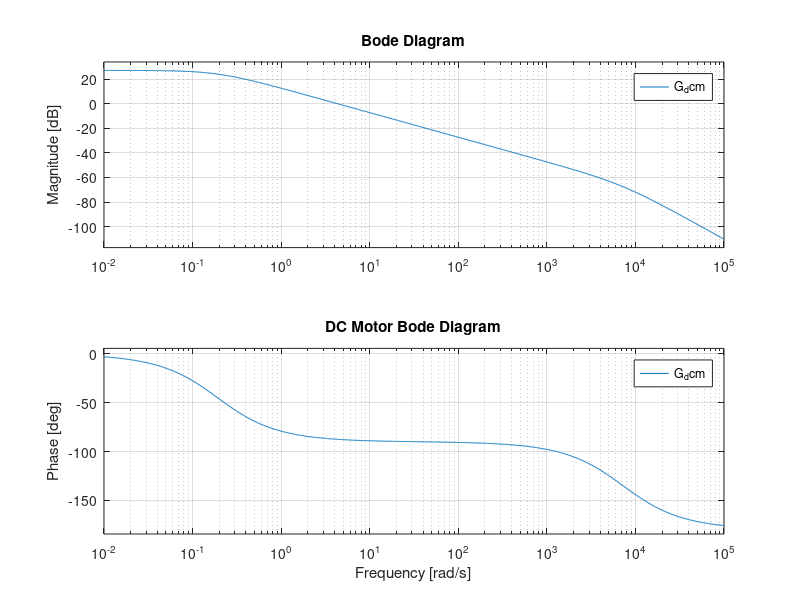

The MATLAB script that drew this image: (Note: this script raises an error after producing the figure.)
%%  ROTATIONAL INVERTED PENDULUM %%
close all
clear all
clc

% PARAMETERS %% 

% Rod %
mr = 0.095 ;    % kg
Lr = 0.085 ;    % m
% Ir = (mr*Lr^2)/3 ; % = 2.2879e-04 kg*m^2 using Huyhens-Steiner
Ir = 9.6e-5; % = from estimation
% Pendulum %
mp = 0.024 ;    % kg
Lp = 0.129 ;    % m 
Ip = (mp*Lp^2)/12 ; % = 3.3282e-05 kg*m^2 wrt the COG
% Ip = 2.4573e-5; % from Renzo estimator
% alfa = 1.46e-5 ;    % renzo estimation
% alfa = 1.247559e-6 ;  % from my estimation
% alfa = 1.46e-5 ; % from renzo estimator
alfa = 1e-5 ;   % a compromise, just take into account that the damping is more linear than exp below 10 deg
% alfa = 0 ;  % for robustness test
% gravity acc %
g0 = 9.81 ; % m/s^2



% MotorDC %
J = 4e-6 ;  % kg*m^2
J_hub = 0.6e-6 ;
Ra = 8.4 ;  % ohm
La = 1.16e-3 ;  % H
%beta = (J+J_hub)/19e-3 ; % 1st estimation from tau_mecc = 19ms
beta = 1.295e-5 ; % estimation from theta_inf and DC gain of the CL plant, but it changing w/ the speed
% beta = 0 ;  % for robustness test
K = 42e-3 ;     % N*m/A

a = (Ra*beta)+K^2 ;
num_dcm = K/a ;
den_dcm = [La^2/a La*(Ra+beta)/a 1] ;
G_dcm = tf(num_dcm, den_dcm) ;

figure
bode(G_dcm)
title("DC Motor Bode Diagram")
disp("DC Syst poles and dcgain")
pole(G_dcm)
dcgain(G_dcm)

Ir_tot = Ir+J+J_hub ;
Ip_tot = (mp*(Lp/2)^2)+Ip ;

% Disturbance on theta
Ld = 0.40*Lr ;  % we assume that the cable disturbance is acting in the position where it is attached along the rod

% Initial state
theta_init = 0 ;
theta_dot_init = 0 ;
phi_init = 0 ;
phi_dot_init = 0 ;


%% DYN MODEL B,C,g (EULERO-LAGRANGE METHOD) %%
syms theta theta_dot theta_ddot phi phi_dot phi_ddot Va
% phi = pendulum angle
% theta = rod angle
% NT: the phi starts at the lower side and >0 C.C.W. and theta is >0 C.W.

% (BUT! in the physical model the phi and theta are measured in different
% way so pay attention on the reference vauels for them !!!)

H = [(mp*(Lr^2+((Lp/2)^2*(sin(phi))^2)))+Ir_tot            -mp*Lr*Lp*cos(phi)/2;
                     -mp*Lr*Lp*cos(phi)/2                              (mp*(Lp/2)^2)+Ip] ;

Q = [mp*(Lp/2)^2*sin(phi)*cos(phi)*phi_dot+beta                      (mp*(Lp/2)^2*sin(phi)*cos(phi)*theta_dot)-(mp*Lr*(Lp/2)*sin(phi)*phi_dot);
     -mp*(Lp/2)^2*sin(phi)*cos(phi)*theta_dot                                                   alfa                                   ] ;

g = [           0     ;
     mp*g0*(Lp/2)*sin(phi)] ;

Te = ((K/Ra)*Va)-((K^2/Ra)*theta_dot) ;

tau = [Te;
       0 ] ;
% the modeling of the cable disturbance is more effective in the Simulink model where we can use directly the angles at each time                                    
kt = 0.035 ;    % elastic coeff                   
kc = 10e-3 ;    % damping coeff
Tr_theta = ((kt*theta)+(kc*theta_dot))*Ld ;     % torque acting on the rod due to the sensor cable

q_ddot = H\[tau - Q*[theta_dot phi_dot]' - g - 0*[Tr_theta 0]'] ;

% we are not considering the the model of the Disturbance here, that's why
% the moltiplication w\ 0, since the various control we implemented are
% quite robust to it and we also aimed not to complicate the Model

% SS Reppr %
% we just rewrite the equation in a State-Space form, a more familiar
% notation
syms x1 x2 x3 x4 x
syst = subs(q_ddot, [theta theta_dot phi phi_dot], [x1 x2 x3 x4]);

dx1 = x2 ;
dx2 = syst(1) ;
dx3 = x4 ;
dx4 = syst(2) ;

dx = [dx1 dx2 dx3 dx4]' ;

% Equilibria phi_bar = 0 deg %%

equilibrium = [0 == dx] ;
% Operating Points
Va_bar = 0 ;
% x1_bar = 0 ;
x2_bar = 0 ;
% x3_bar = 0 ;    % phi_bar 
x4_bar = 0 ;

systeqs = subs(equilibrium, [x2 x4 Va], [x2_bar x4_bar Va_bar]) ;
sol = solve(systeqs, [x1 x3]) ;
x1_bar = double(sol.x1) ;   % equilibrium for theta: 0+2k*pi for k=0
x3_bar = double(sol.x3) ;   % equilibrium for phi: 0+k*pi for k=0,1

%% LINEARIZATION USING diff() at phi = 0° %%
% just rewrite the equilibrium values
% Operating Points
x3_bar = 0 ;    % phi_bar = 0°

A11 = diff(dx1, x1) ;
A12 = diff(dx1, x2) ;
A13 = diff(dx1, x3) ;
A14 = diff(dx1, x4) ;

A21 = diff(dx2, x1) ;
A22 = diff(dx2, x2) ;
A23 = diff(dx2, x3) ;
A24 = diff(dx2, x4) ;

A31 = diff(dx3, x1) ;
A32 = diff(dx3, x2) ;
A33 = diff(dx3, x3) ;
A34 = diff(dx3, x4) ;

A41 = diff(dx4, x1) ;
A42 = diff(dx4, x2) ;
A43 = diff(dx4, x3) ;
A44 = diff(dx4, x4) ;

A = subs([A11 A12 A13 A14;
     A21 A22 A23 A24;
     A31 A32 A33 A34;
     A41 A42 A43 A44], [x1 x2 x3 x4 Va], [x1_bar x2_bar x3_bar x4_bar Va_bar]) ;

B = subs([   diff(dx1, Va);
        diff(dx2, Va);
        diff(dx3, Va);
        diff(dx4, Va)], [x1 x2 x3 x4 Va], [x1_bar x2_bar x3_bar x4_bar Va_bar]) ;

C = [1 0 0 0;       % y = [theta phi]' 
     0 0 1 0] ;

D = [0;
     0] ;
% TF of the Linearized Syst from the evaluated Matrices %%

% !!! Make sure to execute the 'vpa()' funct in orde to have the result,
% otherwise there will be a problem executing other operation with the 
% Matrices !!!
% it will provide the Matrices with the proper results value and not
% operation 
%A = vpa(A, 6) ;
%B = vpa(B, 6) ;

% or use double
A = double(A) ;
B = double(B) ;
G_ol = tf(ss(A, B, C, D)) 
figure
bode(G_ol)
title("System's Bode Diagram (down position)")
disp("gain margin, phase margin, phase crossover frequency, cut-off frequency of the theta tf:")
[Gm,Pm,Wcg,Wcp] = margin(G_ol(1))

disp("System poles (down position):")
eig(A)
disp("System zeros of theta tf (down position):")
tzero(G_ol(1))
disp("System zeros of phi tf (down position):")
tzero(G_ol(2))

%% LINEARIZATION USING diff() at phi = 180°%%
% Operating Point
Va_bar_uns = Va ;
x1_bar_uns = x1_bar ;
x2_bar_uns = x2_bar ;
x3_bar_uns = pi ;    % phi_bar = 180°
x4_bar_uns = x4_bar ;

A11 = diff(dx1, x1) ;
A12 = diff(dx1, x2) ;
A13 = diff(dx1, x3) ;
A14 = diff(dx1, x4) ;

A21 = diff(dx2, x1) ;
A22 = diff(dx2, x2) ;
A23 = diff(dx2, x3) ;
A24 = diff(dx2, x4) ;

A31 = diff(dx3, x1) ;
A32 = diff(dx3, x2) ;
A33 = diff(dx3, x3) ;
A34 = diff(dx3, x4) ;

A41 = diff(dx4, x1) ;
A42 = diff(dx4, x2) ;
A43 = diff(dx4, x3) ;
A44 = diff(dx4, x4) ;

A_uns = subs([A11 A12 A13 A14;
     A21 A22 A23 A24;
     A31 A32 A33 A34;
     A41 A42 A43 A44], [x1 x2 x3 x4 Va], [x1_bar_uns x2_bar_uns x3_bar_uns x4_bar_uns Va_bar_uns]) ;

B_uns = subs([   diff(dx1, Va);
        diff(dx2, Va);
        diff(dx3, Va);
        diff(dx4, Va)], [x1 x2 x3 x4 Va], [x1_bar_uns x2_bar_uns x3_bar_uns x4_bar_uns Va_bar_uns]) ;

C_uns = [1 0 0 0;       % y = [theta phi]' 
     0 0 1 0] ;

D_uns = [0;
     0] ;
% TF of the Linearized Syst from the evaluated Matrices %%

% !!! Make sure to execute the 'vpa()' funct in orde to have the result,
% otherwise there will be a problem executing other operation with the 
% Matrices !!!
% it will provide the Matrices with the proper results value and not
% operation 
%A = vpa(A, 6) ;
%B = vpa(B, 6) ;

% or use double
A_uns = double(A_uns) ;
B_uns = double(B_uns) ;
G_ol_uns = tf(ss(A_uns, B_uns, C_uns, D_uns)) 
figure
bode(G_ol_uns)
title("System's Bode Diagram (up position)")
disp("gain margin, phase margin, phase crossover frequency, cut-off frequency of the theta tf:")
[Gm_uns,Pm_uns,Wcg_uns,Wcp_uns] = margin(G_ol_uns(1))
disp("System poles (up position):")
eig(A_uns)
disp("System zeros of theta tf (up position):")
tzero(G_ol_uns(1))
disp("System zeros of phi tf (up position):")
tzero(G_ol_uns(2))

%% regolatore theta at phi = 0 %%
% using pidtuneOptions
close all

G_ol(1)
disp("Va to theta TF poles:")
pole(G_ol(1))   % see how many unstable poles
% see the model Properties of the G_ol(1) si extract the num and den for
% Simulink block
num_theta = cell2mat(G_ol.Numerator(1,1))
den_theta = cell2mat(G_ol.Denominator(1,1))

opts = pidtuneOptions('PhaseMargin', 60, 'DesignFocus', 'reference-tracking') ;
R_theta = pidtune(G_ol(1), 'PID', 100 , opts) 
L_theta = R_theta*G_ol(1);
figure
bode(L_theta)
title("Bode diagram of L")

figure
%step(L_theta/(1+L_theta))
step(feedback(R_theta*G_ol(1), 1))  % compact form
title("Step Response for theta")

Kp_theta = R_theta.Kp ;
Ki_theta = R_theta.Ki ;
Kd_theta = R_theta.Kd ;

disp("Closed Syst poles of theta Loop")
pole(L_theta/(1+L_theta))

%% regolatore theta at phi = 180 %%
% using pidtuneOptions
G_ol_uns(1)
disp("Va to theta TF poles:")
pole(G_ol_uns(1))   % see how many unstable poles
% see the model Properties of the G_ol_uns(1) si extract the num and den for
% Simulink block
num_theta_uns = cell2mat(G_ol_uns.Numerator(1,1))
den_theta_uns = cell2mat(G_ol_uns.Denominator(1,1))

opts = pidtuneOptions('PhaseMargin', 60, 'DesignFocus', 'reference-tracking') ;
R_theta_uns = pidtune(G_ol_uns(1), 'PID', 10 , opts) 
L_theta_uns = R_theta_uns*G_ol_uns(1);

figure
%step(L_uns/(1+L_uns))
step(feedback(R_theta_uns*G_ol_uns(1), 1))  % compact form

Kp_theta_uns = R_theta_uns.Kp ;
Ki_theta_uns = R_theta_uns.Ki ;
Kd_theta_uns = R_theta_uns.Kd ;

disp("Closed Syst poles of theta Loop")
pole(L_theta_uns/(1+L_theta_uns))

%% regolatore theta from scratch/trial & error %%
%   phi = 0°   %
close all

G_ol(1)
disp("Va to theta TF poles:")
pole(G_ol(1))   % see how many unstable poles

% see the model Properties of the G_ol(1) si extract the num and den for
% Simulink block
num_theta = cell2mat(G_ol.Numerator(1,1))
den_theta = cell2mat(G_ol.Denominator(1,1))

% Filtered Derivative PID
% Kp_theta = 30 ;
% Ki_theta = 0 ;
% Kd_theta = 5 ;
% N_theta = 1000 ;   % where the D action is filtered

Kp_theta = 0.9 ;
Ki_theta = 0 ;
Kd_theta = 0.25 ;
N_theta = 100 ;   % where the D action is filtered

s = tf('s') ;
R_theta = Kp_theta + (Ki_theta/s) + (Kd_theta*N_theta/(1+(N_theta/s))) ;
figure
bode(R_theta)
title("Bode Diagram of the obtained Reg")
L_theta = R_theta*G_ol(1);

figure
bode(L_theta)
title("Bode diagram of the Loop tf")

figure
%step(L/(1+L))
step(feedback(R_theta*G_ol(1), 1))  % compact form

disp("closed loop poles:")
pole(L_theta/(1+L_theta))

%% regolatore theta from scratch/trial & error %%
%   phi = 180°   %
close all
G_ol_uns(1)
disp("Va to theta TF poles:")
pole(G_ol_uns(1))   % see how many unstable poles

% see the model Properties of the G_ol(1) si extract the num and den for
% Simulink block
num_theta = cell2mat(G_ol_uns.Numerator(1,1))
den_theta = cell2mat(G_ol_uns.Denominator(1,1))

% Filtered Derivative PID
% Kp_theta = 10 ;
% Ki_theta = 0 ;
% Kd_theta = 2 ;
% N_theta = 1000 ;   % where the D action is filtered

Kp_theta = 5 ;
Ki_theta = 0;
Kd_theta = 2 ;
N_theta = 1000 ;   % where the D action is filtered
% conclusion: it might impossible to stabilize usign PID

s = tf('s') ;
R_theta = Kp_theta + (Ki_theta/s) + (Kd_theta*N_theta/(1+(N_theta/s))) ;
figure
bode(R_theta)
title("Bode Diagram of the obtained Reg")
L_theta_uns = R_theta*G_ol_uns(1);
figure
bode(L_theta)
title("Bode diagram of the Loop tf")

figure
%step(L_theta_uns/(1+L_theta_uns))
step(feedback(R_theta*G_ol_uns(1), 1))  % compact form

disp("closed loop poles:")
pole(L_theta_uns/(1+L_theta_uns))

%% Regolatore phi at phi = 0° %%
% using pidtuneOptions
close all

G_t2p = G_ol(2) / G_ol(1)
figure
bode(G_t2p)
title("Bode Diagram of theta to phi tf")
num_phi = cell2mat(G_t2p.Numerator)
den_phi = cell2mat(G_t2p.Denominator)
disp("theta to phi tf poles:")
pole(G_t2p)     %see the poles

opts = pidtuneOptions('PhaseMargin',60 , 'DesignFocus', 'disturbance-rejection') ;
R_phi = pidtune(G_t2p, 'PID', 20, opts)
figure
bode(R_phi)
title("Bode Diagram of the obtained Reg")

figure
step(feedback(R_phi*G_t2p, 1))

figure
bode (R_phi*G_t2p)
title("Bode Diagram of the Loop tf")

Kp_phi = R_phi.Kp ;
Ki_phi = R_phi.Ki ;
Kd_phi = R_phi.Kd ;

disp("closed loop poles:")
pole(feedback(R_phi*G_t2p,1))

%% Regolatore phi from scratch/trial & error %%
%   phi = 0°   %
close all
G_t2p = G_ol(2) / G_ol(1)
figure
bode(G_t2p)
title("Bode Diagram of theta to phi tf")
num_phi = cell2mat(G_t2p.Numerator)
den_phi = cell2mat(G_t2p.Denominator)
disp("theta to phi tf poles:")
pole(G_t2p)     %see the poles

% Kp_phi = 0.1 ;
% Ki_phi = 6 ;
% Kd_phi = 0 ;
% 
% N_phi = 1000 ;   % where the D action is filtered

Kp_phi = 0 ;
Ki_phi = 7 ;
Kd_phi = 0 ;

N_phi = 100 ;   % where the D action is filtered

s = tf('s') ;
R_phi = Kp_phi + (Ki_phi/s) + (Kd_phi*N_phi/(1+(N_phi/s))) ;
figure
bode(R_phi)
title("Bode Diagram of the obtained Reg")

figure
step(feedback(R_phi*G_t2p, 1))

disp("closed loop poles:")
pole(feedback(R_phi*G_t2p,1))

%% Regolatore phi from scratch/trial & error %%
%   phi = 180°   %
close all
G_t2p_uns = G_ol_uns(2) / G_ol_uns(1)
figure
bode(G_t2p_uns)
title("Bode Diagram of theta to phi tf")
num_phi = cell2mat(G_t2p_uns.Numerator)
den_phi = cell2mat(G_t2p_uns.Denominator)
disp("theta to phi tf poles:")
pole(G_t2p_uns)     %see the poles

% Kp_phi = 100 ;
% Ki_phi = 0 ;
% Kd_phi = 20 ;

Kp_phi = 90 ;
Ki_phi = 50 ;
Kd_phi = 60 ;

N_phi = 1000 ;   % where the D action is filtered
s = tf('s') ;
R_phi = Kp_phi + (Ki_phi/s) + (Kd_phi*(N_phi/(1+(N_phi/s)))) ;
figure
bode(R_phi)
title("Bode Diagram of the obtained Reg")

figure
step(feedback(R_phi*G_t2p_uns, 1))

disp("closed loop poles:")
pole(feedback(R_phi*G_t2p_uns,1))

%% Pole Placement in phi == 0 %%
close all
rank(ctrb(A,B))     % == 4 so OK!

% Desired poles
P = [-5 -50 -70 -80] ;  % veloce 0.8s
% P = [-1 -1.2 -10 -20] ;     % phi is quick responsive, theta is sless but phi is mantained at 0
K_pp = place(A,B,P) ;
disp("desired poles:")
eig(A-B*K_pp)

syst_cl = tf(ss(A-B*K_pp,B,C,D))
figure
step(syst_cl)

figure
bode(syst_cl)
title("Bode Diagram of the stabilized syst at 0°")

% in case you wanna fix the zeros
s = tf('s') ;
R = ((abs(0.0376-10.6803i))^2/dcgain(syst_cl(1))) / ((s+0.0376-10.6803i)*(s+0.0376+10.6803i)) ;
figure
bode(R*syst_cl)
title("Bode Diagram of the stabilized syst w/ the zeros removed")

%% %% Pole Placement in phi_bar == 180 %%
close all
disp("Controllability condition")
rank(ctrb(A_uns,B_uns))     % == 4 so OK!

% Desired poles
% P = [-1 -10 -30 -50] ;
% P = [-5 -50 -70 -80] ;
% P_uns = [-0.8 -0.9 -30 -120] ;    % last tried in lab 6/05
P_uns = [-5 -5.2 -15 -120] ;        % try this one, it should be faster, maybe aggressive

K_pp_uns = place(A_uns,B_uns,P_uns) ;
disp("desired poles:")
eig(A_uns-B_uns*K_pp_uns)

syst_cl_uns = tf(ss(A_uns-B_uns*K_pp_uns,B_uns,C_uns,D_uns))
figure
step(syst_cl_uns)

figure
bode(syst_cl)
title("Bode Diagram of the stabilized syst at 180°")

%% KALMAN FILTER - State Observer 0°
close all
% for the estimation of phi_dot (theta_dot is given by encoder)
%similar procedure of pole placement to find L
%use this also to observe if using the Derivative block for theta_dot is
%not too different than using the Tachometer

%high q == fast observer, fast to reach the ref, but w/ some osc
%small q == slow to reach the ref, but small osc
% r == VAR of the Measurements
%high r == not reliable measurement
%small r == reliable measurment
% Q_tilde > R_tilde == Fast Observer
Q_tilde = zeros(4) ;
Q_tilde(1,1) = 0.1 ;   % variance of the estimated theta
Q_tilde(2,2) = 1 ;   % // theta_dot
Q_tilde(3,3) = 0.1 ;   % // phi
Q_tilde(4,4) = 1 ;   % // phi_dot

R_tilde = zeros(2,2) ;    % R(p,p)
R_tilde(1,1) = 0.001 ;   % measurments are reliable
R_tilde(2,2) = 0.001 ;

Bq = sqrt(Q_tilde) ;

disp("Observability condition")
rank(obsv(A,C))         %check on the observability

L_kf = lqr(A',C',Q_tilde,R_tilde)' ;
st_obs_lqr_syst = tf(ss(A-L_kf*C,[B-L_kf*D L_kf],eye(4),zeros(4,3))) ;
figure
step(st_obs_lqr_syst)
disp("Kalman Filter poles:")
pole(st_obs_lqr_syst)

%% KALMAN FILTER - State Observer 180°
close all
% for the estimation of phi_dot (theta_dot is given by encoder)
%analog procedure of pole placement to find L
%use this also to observe if using the Derivative block for theta_dot is
%not too different than using the Tachometer

%high q == fast observer, fast to reach the ref, but w/ some osc
%small q == slow to reach the ref, but small osc
% r == VAR of the Measurements
%high r == not reliable measurement
%small r == reliable measurment
% Q_tilde > R_tilde == Fast Observer
Q_tilde_uns = zeros(4) ;
Q_tilde_uns(1,1) = 0.1 ;   % variance of the estimated theta
Q_tilde_uns(2,2) = 10 ;   % // theta_dot
Q_tilde_uns(3,3) = 0.1 ;   % // phi
Q_tilde_uns(4,4) = 10 ;   % // phi_dot

R_tilde_uns = zeros(2,2) ;    % R(p,p)
R_tilde_uns(1,1) = 0.001 ;   % measurments are reliable
R_tilde_uns(2,2) = 0.001 ;

Bq_uns = sqrt(Q_tilde_uns) ;

disp("Observability condition")
rank(obsv(A_uns,C_uns))         %check on the observability

L_kf_uns = lqr(A_uns',C_uns',Q_tilde_uns,R_tilde_uns)'
st_obs_lqr_syst_uns = tf(ss(A_uns-L_kf_uns*C_uns,[B_uns-L_kf_uns*D_uns L_kf_uns],eye(4),zeros(4,3))) ;
figure
step(st_obs_lqr_syst_uns)
disp("Kalman Filter poles:")
pole(st_obs_lqr_syst_uns)


%% STATE OBSERVER w/ POLE PLACEMENT 0° %%
close all
disp("Observability condition")
rank(obsv(A,C))  
P_obsv = [-200 -300 -400 -500] ;
L_pp = place(A',C',P_obsv)' ;
disp("desired State Observer poles:")
eig(A-L_pp*C)

st_obs_pp_syst = tf(ss(A-L_pp*C,[B-L_pp*D L_pp],eye(4),zeros(4,3)))
figure
step(st_obs_pp_syst)


%% STATE OBSERVER w/ POLE PLACEMENT 180° %%
close all
disp("Observability condition")
rank(obsv(A,C))  
P_obsv_uns = [-200 -300 -400 -500] ;
L_pp_uns = place(A_uns',C_uns',P_obsv_uns)' ;
disp("desired State Observer poles:")
eig(A_uns-L_pp_uns*C_uns)

st_obs_pp_syst_uns = tf(ss(A_uns-L_pp_uns*C_uns,[B_uns-L_pp_uns*D_uns L_pp_uns],eye(4),zeros(4,3)))
figure
step(st_obs_pp_syst_uns)

%% LQR at phi = 0 deg %%
close all
Q = zeros(4) ;
Q(1,1) = 100 ;   % q for theta
Q(2,2) = 1 ;   % q for theta_dot
Q(3,3) = 100 ;   % q for phi
Q(4,4) = 1 ;   % q for phi_dot
% NT: if you want theta to go to zero q must be = to the q for phi

R = 0.01;
Cq = sqrt(Q) ;

disp("Controllability and Observability Condition")
rank(ctrb(A,B))     % == 4 so OK!
rank(obsv(A,Cq))    % == 4 so ok!

[K_lq S P] = lqr(A,B,Q,R) ;

cl_lq = tf(ss(A-B*K_lq,B,C,D))
disp("LQR poles:")
eig(A-B*K_lq)
figure
step(cl_lq)

figure
bode(cl_lq)
title("Bode Diagram of the stabilized syst w/ LQR")

%% LQR at phi = 180 deg %%
close all
Q_uns = zeros(4) ;
% 1st conig, nice and smooth
Q_uns(1,1) = 10 ;   % q for theta
Q_uns(2,2) = 1 ;   % q for theta_dot
Q_uns(3,3) = 10 ;   % q for phi
Q_uns(4,4) = 10 ;   % q for phi_dot
% NT: if you want theta to go to zero q must be at least = to the q for
% phi

% Q_uns(1,1) = 100 ;   % q for theta
% Q_uns(2,2) = 1 ;   % q for theta_dot
% Q_uns(3,3) = 100 ;   % q for phi
% Q_uns(4,4) = 1 ;   % q for phi_dot

R_uns = 1 ;
% R_uns = 10 ;    % for the SW-up
Cq_uns = sqrt(Q_uns) ;

disp("Controllability and Observability Condition")
rank(ctrb(A_uns,B_uns))     % == 4 so OK!
rank(obsv(A_uns,Cq_uns))    % == 4 so ok!

[K_lq_uns S P] = lqr(A_uns,B_uns,Q_uns,R_uns) ;
cl_lq_uns = tf(ss(A_uns-B_uns*K_lq_uns,B_uns,C_uns,D_uns))
disp("LQR poles")
eig(A_uns-B_uns*K_lq_uns)
figure
step(cl_lq_uns)

figure
bode(cl_lq_uns)
title("Bode Diagram of the stabilized syst w/ LQR")

%% LQR + TRAJECTORY TRACKING CONTROL phi = 180° %%
close all
Q_track_uns = zeros(4) ;
Q_track_uns(1,1) = 100 ;   % q for theta
Q_track_uns(2,2) = 1 ;   % q for theta_dot
Q_track_uns(3,3) = 10 ;   % q for phi
Q_track_uns(4,4) = 10 ;   % q for phi_dot
% NT: if you want theta to go to zero q must be at least = to the q for
% phi

R_track_uns = 1;
Cq_track_uns = sqrt(Q_track_uns) ;

disp("Controllability and Observability Condition")
rank(ctrb(A_uns,B_uns))     % == 4 so OK!
rank(obsv(A_uns,Cq_track_uns))    % == 4 so ok!

[K_lq_track_uns S_track P_track] = lqr(A_uns,B_uns,Q_track_uns,R_track_uns) ;

cl_lq_track_uns = tf(ss(A_uns-B_uns*K_lq_track_uns,B_uns,C_uns,D_uns)) 

figure
step(cl_lq_track_uns)


figure
bode(cl_lq_track_uns)
title("Bode Diagram of the Stabilized syst")

At_uns = A_uns-B_uns*K_lq_track_uns ;
Bt_uns = B_uns*K_lq_track_uns(1) ;
figure
step(At_uns,Bt_uns,C_uns,D_uns)
title("Step Response of the Trajectory Tracking Control w/ LQR for theta")

%% LQR + TRAJECTORY TRACKING CONTROL phi_bar = 0 %%
close all
Q_track = zeros(4) ;
Q_track(1,1) = 100 ;   % q for theta
Q_track(2,2) = 1 ;   % q for theta_dot
Q_track(3,3) = 10 ;   % q for phi
Q_track(4,4) = 10 ;   % q for phi_dot
% NT: if you want theta to go to zero q must be at least = to the q for
% phi

R_track = 1;
Cq_track = sqrt(Q_track) ;

disp("Controllability and Observability Condition")
rank(ctrb(A,B))     % == 4 so OK!
rank(obsv(A,Cq_track))    % == 4 so ok!

[K_lq_track S_track P_track] = lqr(A,B,Q_track,R_track) ;

cl_lq_track = tf(ss(A-B*K_lq_track,B,C,D))

figure
step(cl_lq_track)

figure
bode(cl_lq_track)
title("Bode Diagram of the Stabilized syst")

At = A-B*K_lq_track ;
Bt = B*K_lq_track(1) ;
figure
step(At,Bt,C,D)
title("Step Response of the Trajectory Tracking Control w/ LQR for theta")

%% following code lines are for Pendulum damping coeff analisys

%% phi_init = 8.791 deg cutted %%
load('12phi.mat')
t = phi(1,:)' ;
alfa_12 = 1.46e-5 ;
phi_init_12 = 8.7891 ;
tau = 2*Ip_tot/alfa_12 ;
exp_damp = phi_init_12*exp(-t/tau) ;
phi_meas = phi(2,:)' ;
phi_cut =zeros(50001,1) ;
phi_cut(1:46185) = phi_meas(3817:50001) ;


figure
plot(t, phi_cut)
hold on
plot(t,exp_damp)

phi_cut_8deg=[t';
              phi_cut'];    % to save
exp_8deg=[t';
              exp_damp'];    % to save

save("12phi_cut.mat","t", "phi_cut_8deg")
save("12phi_exp.mat","t", "exp_8deg")

%% phi_init = 2.1094 deg cutted %%
load('12phi.mat')
t = phi(1,:)' ;
alfa_12 = 1.46e-5 ;
phi_init_2deg = 2.1094 ;
tau = 2*Ip_tot/alfa_12 ;
exp_damp = phi_init_2deg*exp(-t/tau) ;
phi_meas = phi(2,:)' ;
phi_cut =zeros(50001,1) ;
phi_cut(1:34222) = phi_meas(15780:50001) ;


figure
plot(t, phi_cut)
hold on
plot(t,exp_damp)

phi_cut_2deg=[t';
              phi_cut'];    % to save
exp_2deg=[t';
              exp_damp'];    % to save

save("2degphi_cut.mat","t", "phi_cut_2deg")
save("2degphi_exp.mat","t", "exp_2deg")
hold on
retta = - (0.1716*t) + 2.1094 ;
osc = cos(11.09*t) ;
plot(t, retta.*osc)

%% phi_init = 45 deg cutted %%
load('11phi.mat')
t = phi(1,:)' ;
alfa_11 = 9.64721e-6 ;
phi_init_11 = 45 ;
tau = 2*Ip_tot/alfa_11 ;
exp_damp = phi_init_11*exp(-t/tau) ;
phi_meas = phi(2,:)' ;
phi_cut =zeros(55001,1) ;
phi_cut(1:54049) = phi_meas(953:55001) ;


figure
plot(t, phi_cut)
hold on
plot(t,exp_damp)

phi_cut_45deg=[t';
              phi_cut'];    % to save
exp_45deg=[t';
              exp_damp'];    % to save
save("11phi_cut.mat","t", "phi_cut_45deg")
save("11phi_exp.mat","t", "exp_45deg")

%% phi_init = 90 deg cutted %%
load('10phi.mat')
t = phi(1,:)' ;
alfa_10 = 1.034391e-5 ;
phi_init_10 = 90 ;
tau = 2*Ip_tot/alfa_10 ;
exp_damp = phi_init_10*exp(-t/tau) ;
phi_meas = phi(2,:)' ;
phi_cut =zeros(55001,1) ;
phi_cut(1:53759) = phi_meas(1243:55001) ;


figure
plot(t, phi_cut)
hold on
plot(t,exp_damp)

phi_cut_90deg=[t';
              phi_cut'];    % to save
exp_90deg=[t';
              exp_damp'];    % to save
save("10phi_cut.mat","t", "phi_cut_90deg")
save("10phi_exp.mat","t", "exp_90deg")

%% SWING-UP %%
close all
P_sw = [0.5+10i 0.5-10i -50 -100 ] ;
% P_sw = [0.15+10i 0.15-10i -2 -5 ] ;
K_sw_pp = place(A,B,P_sw) 
figure
impulse(A-B*K_sw_pp,B,C,D)
xlim([0 10])
ylim([-pi pi])

syst_cl = tf(ss(A-B*K_sw_pp,B,C,D))
figure
bode(syst_cl)